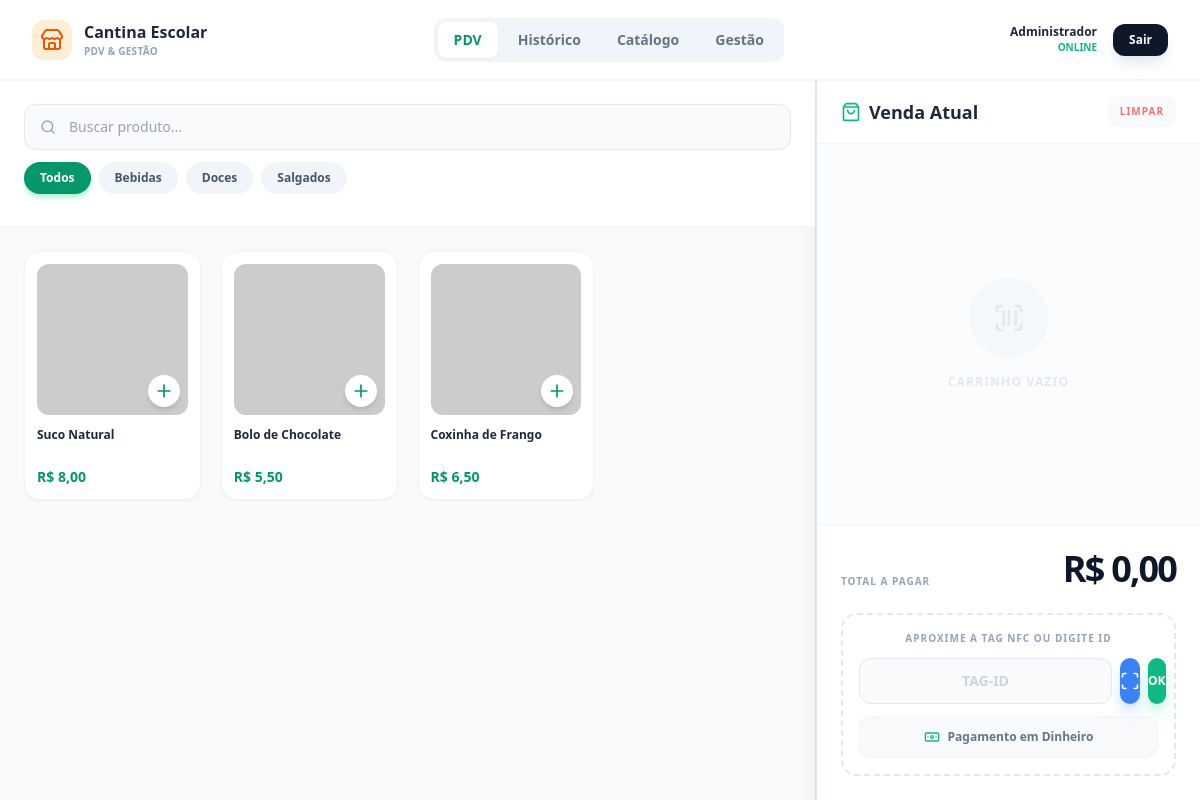
The app's page /views/admin/pos.php (signed in) with its own data.
### tables this page shows
CREATE TABLE `products` (
  `id` int(11) NOT NULL,
  `name` varchar(255) NOT NULL,
  `price` decimal(10,2) NOT NULL,
  `image_url` text DEFAULT NULL,
  `active` tinyint(1) DEFAULT 1,
  `category_id` int(11) DEFAULT NULL
);

### views/admin/pos.php (the view, shortened to what this page needs)
<?php
$settings = $pdo->query("SELECT setting_key, setting_value FROM system_settings")->fetchAll(PDO::FETCH_KEY_PAIR);
$enableCash = $settings['enable_cash_payment'] ?? '1';
$schoolName = $settings['school_name'] ?? 'Escola Estadual Modelo';
$schoolLogo = $settings['logo_url'] ?? '';
try {
    $sql = "SELECT p.*, c.name as category_name
            FROM products p
            JOIN categories c ON p.category_id = c.id
            WHERE p.active = 1
            ORDER BY c.name, p.name";
    $products = $pdo->query($sql)->fetchAll();
    $categories = array_unique(array_column($products, 'category_name'));
} catch (PDOException $e) {
    die("Erro: Verifique se a tabela 'categories' existe.");
}
require __DIR__ . '/../../includes/header.php';
?>
<div class="flex flex-col h-screen w-full overflow-hidden bg-slate-50 font-sans">
    <div class="bg-white border-b border-slate-100 px-4 md:px-8 py-3 flex items-center justify-between shadow-sm z-20 shrink-0 h-16 md:h-20">
        <div class="flex items-center gap-3">
            <?php if (!empty($schoolLogo)): ?>
                <img src="<?= htmlspecialchars($schoolLogo) ?>" alt="Logo" class="w-10 h-10 rounded-xl object-contain bg-white shrink-0 border border-slate-100 shadow-sm">
            <?php else: ?>
                <div class="w-10 h-10 bg-orange-100 rounded-xl flex items-center justify-center text-orange-600 shrink-0">
                    <i data-lucide="store" class="w-6 h-6"></i>
                </div>
            <?php endif; ?>
            <div>
                <h1 class="font-black text-slate-800 leading-tight text-sm md:text-base"><?= htmlspecialchars($schoolName) ?></h1>
                <p class="text-[10px] text-slate-400 font-bold uppercase tracking-wide">PDV & Gestão</p>
            </div>
        </div>
        <div class="hidden md:flex bg-slate-100 p-1 rounded-xl items-center gap-1">
            <a href="pos.php" class="px-4 py-2 rounded-lg text-sm font-bold bg-white text-emerald-600 shadow-sm transition-all">PDV</a>
            <a href="history.php" class="px-4 py-2 rounded-lg text-sm font-bold text-slate-500 hover:text-slate-700 hover:bg-white/50 transition-all">Histórico</a>
            <a href="products.php" class="px-4 py-2 rounded-lg text-sm font-bold text-slate-500 hover:text-slate-700 hover:bg-white/50 transition-all">Catálogo</a>
            <a href="dashboard.php" class="px-4 py-2 rounded-lg text-sm font-bold text-slate-500 hover:text-slate-700 hover:bg-white/50 transition-all">Gestão</a>
        </div>
        <div class="hidden md:flex items-center gap-4">
            <div class="text-right hidden lg:block">
                <p class="text-xs font-bold text-slate-800"><?= explode(' ', $_SESSION['name'] ?? 'Operador')[0] ?></p>
                <p class="text-[10px] text-emerald-500 font-bold uppercase">Online</p>
            </div>
            <a href="../../views/logout.php" class="bg-slate-900 text-white px-4 py-2 rounded-xl text-xs font-bold hover:bg-slate-800 transition-all shadow-lg shadow-slate-200">
                Sair
            </a>
        </div>
    </div>
    <main class="flex-1 flex overflow-hidden flex-col md:flex-row relative pb-[70px] md:pb-0">
        <div class="flex-1 flex flex-col overflow-hidden md:border-r border-slate-200 order-1 h-full">
            <div class="px-4 py-3 md:p-6 bg-white border-b border-slate-100 flex flex-col gap-3 shrink-0 z-10">
                <div class="relative w-full">
                    <i data-lucide="search" class="absolute left-4 top-1/2 -translate-y-1/2 w-4 h-4 text-slate-400"></i>
                    <input type="text" id="searchInput" placeholder="Buscar produto..."
                           class="w-full pl-11 pr-4 py-3 bg-slate-50 border border-slate-200 rounded-xl text-sm outline-none focus:ring-2 focus:ring-emerald-500/20 focus:border-emerald-500 transition-all font-medium">
                </div>
                <div class="flex gap-2 overflow-x-auto pb-2 scrollbar-hide -mx-4 px-4 md:mx-0 md:px-0">
                    <button onclick="filterCategory('all')" class="category-btn px-4 py-2 rounded-full text-xs font-bold bg-emerald-600 text-white shadow-md shadow-emerald-200 transition-all active:scale-95 shrink-0">Todos</button>
                    <?php foreach($categories as $cat): ?>
                    <button onclick="filterCategory('<?= htmlspecialchars($cat) ?>')"
                            class="category-btn px-4 py-2 rounded-full text-xs font-bold bg-slate-100 text-slate-600 hover:bg-slate-200 transition-all active:scale-95 whitespace-nowrap shrink-0">
                        <?= htmlspecialchars($cat) ?>
                    </button>
                    <?php endforeach; ?>
                </div>
            </div>
            <div class="flex-1 p-4 md:p-6 overflow-y-auto bg-slate-50 scroll-smooth pb-24 md:pb-6">
                <div class="grid grid-cols-2 sm:grid-cols-3 lg:grid-cols-4 xl:grid-cols-5 2xl:grid-cols-6 gap-3 md:gap-5">
                    <?php foreach($products as $p): ?>
                    <div class="product-card bg-white p-3 rounded-2xl shadow-sm border border-slate-100 hover:shadow-lg hover:border-emerald-200 cursor-pointer transition-all active:scale-95 group flex flex-col h-full relative overflow-hidden"
                         data-name="<?= strtolower(htmlspecialchars($p['name'])) ?>"
                         data-category="<?= htmlspecialchars($p['category_name']) ?>"
                         onclick="addToCart(<?= $p['id'] ?>, '<?= htmlspecialchars($p['name'], ENT_QUOTES) ?>', <?= $p['price'] ?>)">
                        <div class="aspect-square mb-3 rounded-xl overflow-hidden bg-slate-50 relative">
                            <img src="<?= htmlspecialchars($p['image_url']) ?>" class="w-full h-full object-cover group-hover:scale-110 transition-transform duration-500" onerror="this.src='https://via.placeholder.com/150?text=Item'">
                            <div class="absolute bottom-2 right-2 bg-white text-emerald-600 w-8 h-8 rounded-full flex items-center justify-center shadow-md">
                                <i data-lucide="plus" class="w-5 h-5"></i>
                            </div>
                        </div>
                        <h3 class="font-bold text-slate-800 text-xs line-clamp-2 leading-tight mb-auto h-8"><?= htmlspecialchars($p['name']) ?></h3>
                        <p class="text-emerald-600 font-black text-sm mt-2">R$ <?= number_format($p['price'], 2, ',', '.') ?></p>
                    </div>
                    <?php endforeach; ?>
                </div>
            </div>
        </div>
        <div id="cartPanel" class="fixed md:static inset-0 z-50 md:z-auto bg-slate-900/50 md:bg-transparent transition-opacity opacity-0 pointer-events-none md:opacity-100 md:pointer-events-auto md:w-[24rem] flex flex-col md:h-full md:border-l border-slate-200 bg-white md:shadow-xl order-2">
            <div id="cartContent" class="absolute bottom-0 left-0 right-0 md:static bg-white w-full md:h-full rounded-t-[2rem] md:rounded-none shadow-[0_-10px_40px_-15px_rgba(0,0,0,0.3)] md:shadow-none flex flex-col transition-transform transform translate-y-full md:translate-y-0 h-[85vh] md:h-auto overflow-hidden relative duration-300 ease-out">
                <div class="px-6 py-4 border-b border-slate-100 flex justify-between items-center bg-white sticky top-0 z-10">
                    <h2 class="text-lg font-black text-slate-800 flex items-center gap-2">
                        <i data-lucide="shopping-bag" class="text-emerald-500 w-5 h-5"></i> Venda Atual
                    </h2>
                    <div class="flex gap-2">
                        <button onclick="clearCart()" class="text-[10px] font-bold text-red-400 uppercase tracking-widest hover:text-red-600 hover:bg-red-50 px-3 py-2 rounded-lg transition-colors bg-slate-50">Limpar</button>
                    </div>
                </div>
                <div class="flex-1 overflow-y-auto p-4 space-y-3 bg-slate-50/50" id="cartContainer">
                    <div class="h-full flex flex-col items-center justify-center text-slate-300 gap-4 opacity-50">
                        <div class="w-20 h-20 bg-slate-100 rounded-full flex items-center justify-center">
                            <i data-lucide="scan-barcode" class="w-8 h-8"></i>
                        </div>
                        <p class="text-xs font-bold uppercase tracking-widest">Carrinho vazio</p>
                    </div>
                </div>
                <div class="p-6 bg-white border-t border-slate-100 pb-8 md:pb-6">
                    <div class="flex justify-between items-end mb-6">
                        <span class="text-[10px] font-bold text-slate-400 uppercase tracking-widest">Total a Pagar</span>
                        <span class="text-4xl font-black text-slate-900 tracking-tighter" id="cartTotalDisplay">R$ 0,00</span>
                    </div>
                    <div class="bg-white border-2 border-dashed border-slate-200 rounded-2xl p-4 relative group hover:border-emerald-200 transition-colors">
                        <p class="text-[10px] font-bold text-slate-400 uppercase tracking-widest text-center mb-3">Aproxime a Tag NFC ou Digite ID</p>
                        <div class="flex gap-2">
                            <input type="text" id="nfcInput"
                                   class="flex-1 bg-slate-50 border border-slate-200 text-slate-800 rounded-xl py-3 px-4 outline-none font-bold text-center text-sm focus:bg-white focus:ring-2 focus:ring-emerald-500/20 focus:border-emerald-500 transition-all uppercase placeholder:text-slate-300"
                                   placeholder="TAG-ID" autocomplete="off">
                            <button id="btnMobileNfc" onclick="startNFCScan()" class="bg-blue-500 text-white w-14 rounded-xl flex items-center justify-center shadow-lg shadow-blue-200 hover:bg-blue-600 active:scale-95 transition-all" title="Ler com NFC do Celular">
                                <i data-lucide="scan" class="w-5 h-5"></i>
                            </button>
                            <button onclick="processPayment(event)" class="bg-emerald-500 text-white w-14 rounded-xl flex items-center justify-center shadow-lg shadow-emerald-200 hover:bg-emerald-600 active:scale-95 transition-all">
                                <span class="font-bold text-xs">OK</span>
                            </button>
                        </div>
                        <?php if($enableCash == '1'): ?>
                        <button onclick="openCashModal()" class="w-full mt-3 py-3 text-xs font-bold text-slate-500 bg-slate-50 rounded-xl hover:bg-slate-100 transition-colors flex items-center justify-center gap-2 border border-slate-100">
                            <i data-lucide="banknote" class="w-4 h-4 text-emerald-500"></i> Pagamento em Dinheiro
                        </button>
                        <?php endif; ?>
                    </div>
                </div>
            </div>
        </div>
    </main>
</div>

### includes/header.php (shortened to what this page needs)
<!DOCTYPE html>
<html lang="pt-BR">
<head>
    <script src="https://cdn.tailwindcss.com"></script>
    <link rel="stylesheet" href="<?= BASE_URL ?>/assets/css/styles.css">
</head>
<body class="bg-slate-50 text-slate-900 h-screen flex flex-col overflow-hidden">

### assets/css/styles.css (style rules this page uses)
body { font-family: 'Inter', sans-serif; }
html { scroll-behavior: smooth; }

### includes/header.php (style rules this page uses)
body { font-family: 'Inter', sans-serif; }

### records on screen
products: name "Suco Natural", price "8,00"
products: name "Bolo de Chocolate", price "5,50"
products: name "Coxinha de Frango", price "6,50"

### other values on screen
$schoolName "Cantina Escolar"
explode(' ', $_SESSION['name'] ?? 'Operador')[0] "Administrador"
$cat "Bebidas"
$cat "Doces"
$cat "Salgados"
